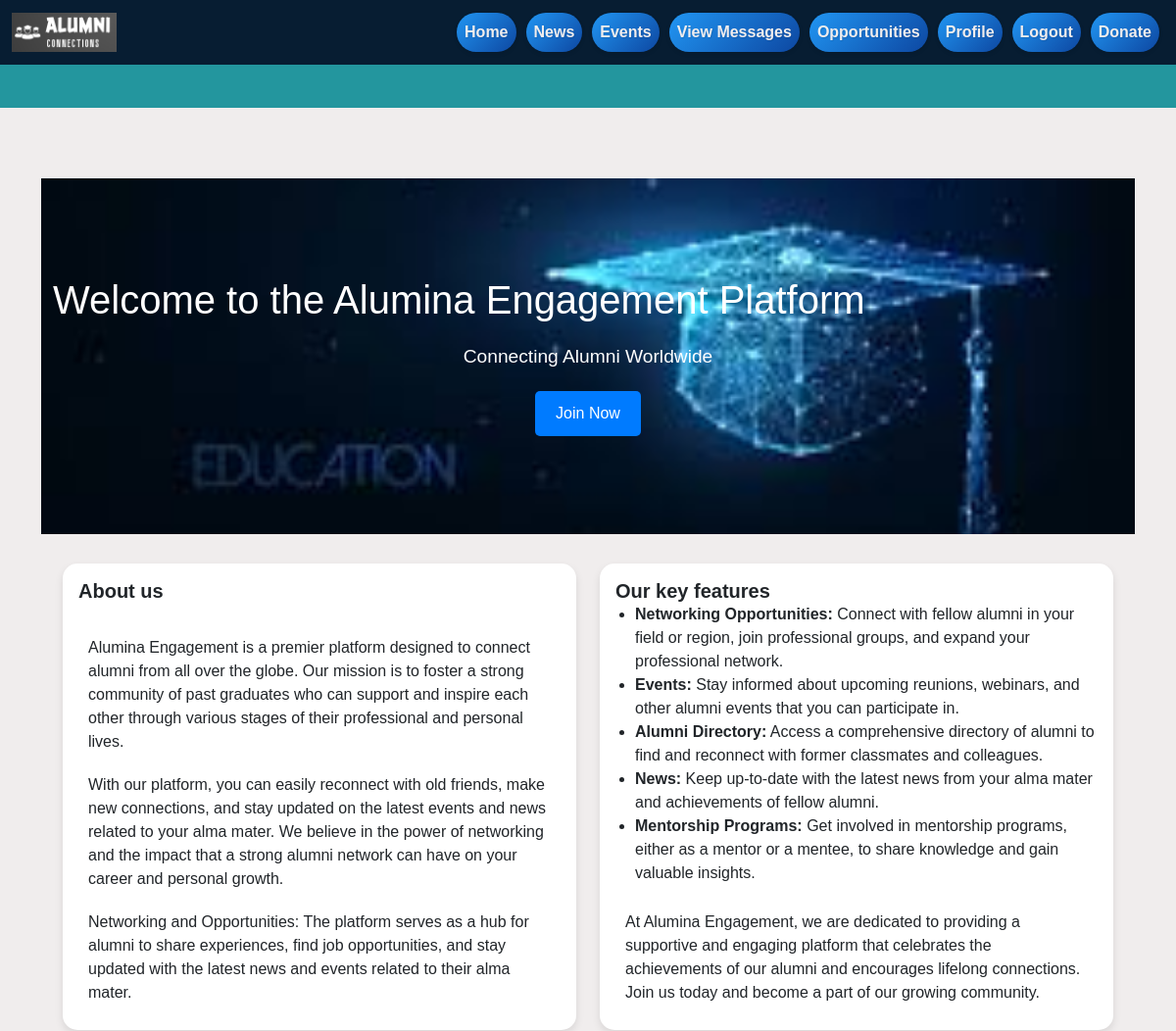
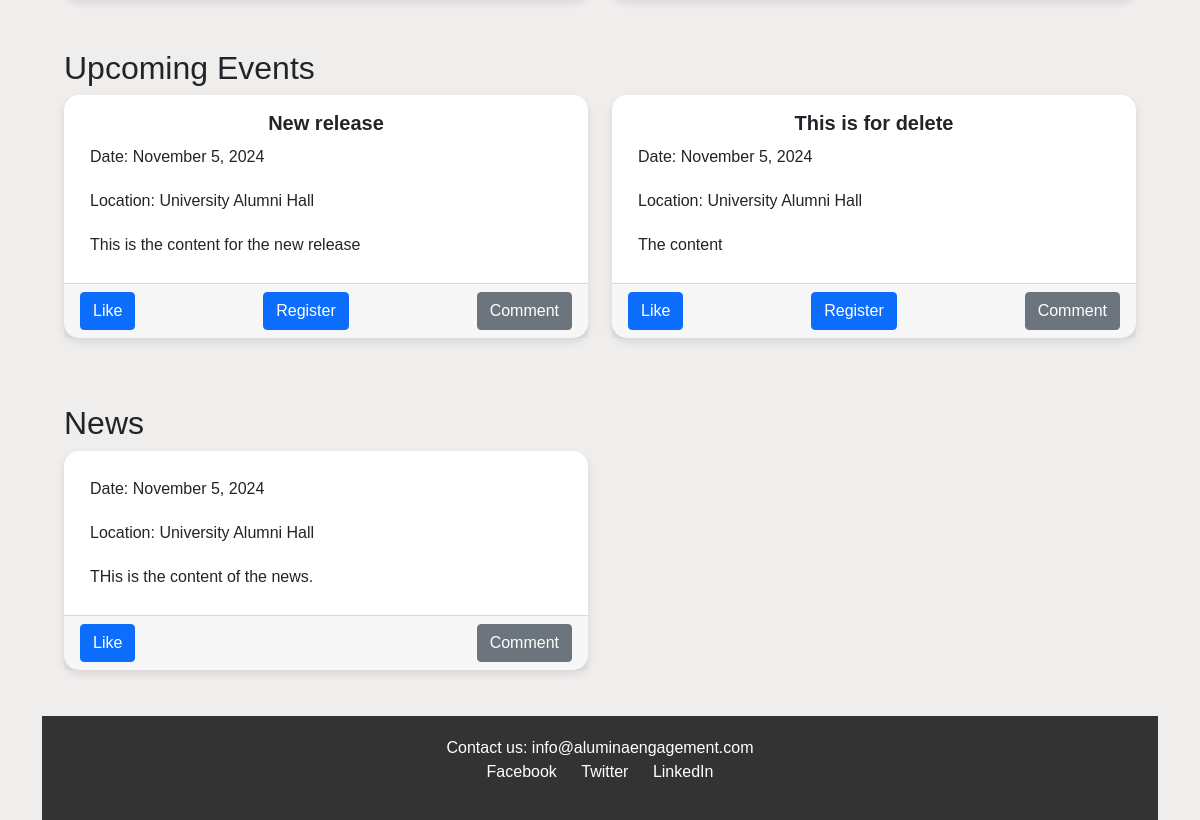
Screenshot of /home (signed in) with the database file from the repository (2 pictures, top to bottom).
### app/models.py (models this page shows, shortened)
class Post(db.Model):
    id = db.Column(db.Integer, primary_key=True)
    title = db.Column(db.String(100), nullable=False)
    date_posted = db.Column(db.DateTime, nullable=False, default=datetime.utcnow)
    content = db.Column(db.Text, nullable=False)
    image_file = db.Column(db.String(20), nullable=True)
    user_id = db.Column(db.Integer, db.ForeignKey('user.id'), nullable=False)
    likes = db.relationship('Like', backref='post', lazy=True)
    comments = db.relationship('Comment', backref='post', lazy=True)
    link = db.Column(db.String(255), nullable=True)
    category = db.Column(db.String(25), nullable=True)

### app/routes.py (the view)
@main.route("/")
@main.route("/home")
def home():
    posts = Post.query.filter_by(category='post').all()
    news = Post.query.filter_by(category='news').all()
    events = Post.query.filter_by(category='event').all()
    likes = []
    if current_user.is_authenticated:
        likes = [like.post_id for like in Like.query.filter_by(user_id=current_user.id).all()]
    return render_template('home.html', posts = posts, news = news, events = events, likes = likes)

### app/models.py (called while the page is built)
@login_manager.user_loader
def load_user(user_id):
    return User.query.get(int(user_id))

### app/templates/home.html (shortened to what this page needs)
{% extends "base.html" %}
{% block content %}
 <section class="hero">
    <div class="container " style="text-align: center;" >
        <h2>Welcome to the Alumina Engagement Platform</h2>
        <p>Connecting Alumni Worldwide</p>
        <a href="{{ url_for('auth.register') }}" class="btn">Join Now</a>
    </div>
</section>
<section class="about">
    <div class="container ">
        <div class="row row-cols-1 row-cols-md-2 g-4">
            <div class="col">
              <div class="card h-100">
                <div class="card-body">
                  <h2 class="card-title">About us</h2>
                  <p>
                      Alumina Engagement is a premier platform designed to connect alumni from all over the globe.
                      Our mission is to foster a strong community of past graduates who can support and inspire each
                      other through various stages of their professional and personal lives.
                  </p>
                  <p>
                      With our platform, you can easily reconnect with old friends,
                      make new connections, and stay updated on the latest events and news related to your alma mater.
                      We believe in the power of networking and the impact that a strong alumni network can have on your
                      career and personal growth.
                  </p>
                  <p>
                    Networking and Opportunities: The platform serves as a hub for alumni to share experiences, find job opportunities, and stay updated with the latest news and events related to their alma mater.
                  </p>
                </div>
              </div>
            </div>
            <div class="col">
              <div class="card h-100">
                <div class="card-body">
                  <h2 class="card-title">Our key features</h2>
                  <ul>
                    <li><strong>Networking Opportunities:</strong> Connect with fellow alumni in your field or region, join professional groups, and expand your professional network.</li>
                    <li><strong>Events:</strong> Stay informed about upcoming reunions, webinars, and other alumni events that you can participate in.</li>
                    <li><strong>Alumni Directory:</strong> Access a comprehensive directory of alumni to find and reconnect with former classmates and colleagues.</li>
                    <li><strong>News:</strong> Keep up-to-date with the latest news from your alma mater and achievements of fellow alumni.</li>
                    <li><strong>Mentorship Programs:</strong> Get involved in mentorship programs, either as a mentor or a mentee, to share knowledge and gain valuable insights.</li>
                </ul>
                <p>
                    At Alumina Engagement, we are dedicated to providing a supportive and engaging platform that celebrates the achievements of our alumni and encourages lifelong connections. Join us today and become a part of our growing community.
                </p>
                </div>
              </div>
            </div>
          </div>
</section>
<section class="events" id="upcoming-events">
  <div class="container">
      <h2>Upcoming Events</h2>
      <div class="row">
          {% for event in events %}
          <div class="col-sm-6 mb-3">
              <div class="card h-100">
                  <div class="card-body">
                      <h5 class="card-title">{{ event.title }}</h5>
                      <p>Date: November 5, 2024</p>
                      <p>Location: University Alumni Hall</p>
                      <p>{{ event.content }}</p>
                  </div>
                  <div class="card-footer">
                    <button class="btn like-btn {% if event.id in likes %}btn-primary{% else %}btn-secondary{% endif %}" data-post-id="{{ event.id }}" style="float: left;">Like</button>
                    <a href="{{ url_for('main.register_for_event', event_id = event.id) }}" class="btn btn-primary">Register</a>
                      <a href="{{ url_for('main.post', post_id=event.id) }}" class="btn btn-secondary" style="float: right;">Comment</a>
                  </div>
              </div>
          </div>
          {% endfor %}
      </div>
  </div>
</section>
<section class="events" id="upcoming-events">
  <div class="container">
      <h2>News</h2>
  <div class="row">
    {% for news in news %}
      <div class="col-sm-6 mb-3">
        <div class="card h-100">
          <div class="card-body">
              <p>Date: November 5, 2024</p>
              <p>Location: University Alumni Hall</p>
              <p>
                  {{ news.content }}.
              </p>
          </div>
          <div class="card-footer">
            <button class="btn like-btn {% if news.id in likes %}btn-primary{% else %}btn-secondary{% endif %}" data-post-id="{{ news.id }}" style="float: left;">Like</button>
              <a href="{{ url_for('main.post', post_id=news.id) }}" class="btn btn-secondary" style="float: right;">Comment</a>
          </div>
        </div>
      </div>
      {% endfor %}
  </div>
    </div>
</section>
{% endblock %}

### app/static/css/custom.css (style rules this page uses)
body { font-family: Arial, sans-serif; margin: 0; padding: 0; background: #f0eded; }
.hero { background: url('../images/images.jpeg') no-repeat center center/cover; color: #fff; padding: 100px 0; text-align: center; }
.hero h2 { font-size: 2.5em; margin-bottom: 20px; }
.hero p { font-size: 1.2em; margin-bottom: 20px; }
.hero .btn { background: #007bff; color: #fff; padding: 10px 20px; text-decoration: none; border-radius: 5px; }
section { padding: 20px 0; }
.about, .events, .success-stories, .news { text-align: center; margin: 10px; }
.about p, .events p, .success-stories p, .news p { text-align: start; margin: 10px; }
.container h2 { text-align: start; }
.about ul { list-style-type: disc; padding-left: 20px; text-align: left; display: inline-block; }
.card { display: flex; flex-direction: column; }
.card-body { display: flex; flex-direction: column; justify-content: space-between; flex-grow: 1; }
.card-text, .card-title { margin-bottom: auto; }
.card { border: none; border-radius: 15px; box-shadow: 0 4px 8px rgba(0, 0, 0, 0.1); }
.card-title { font-size: 1.25rem; font-weight: bold; }

### rows the page displays
Post: title "New release", content "This is the content for the new release"
Post: title "This is for delete", content "The content"
Post: content "THis is the content of the news"
